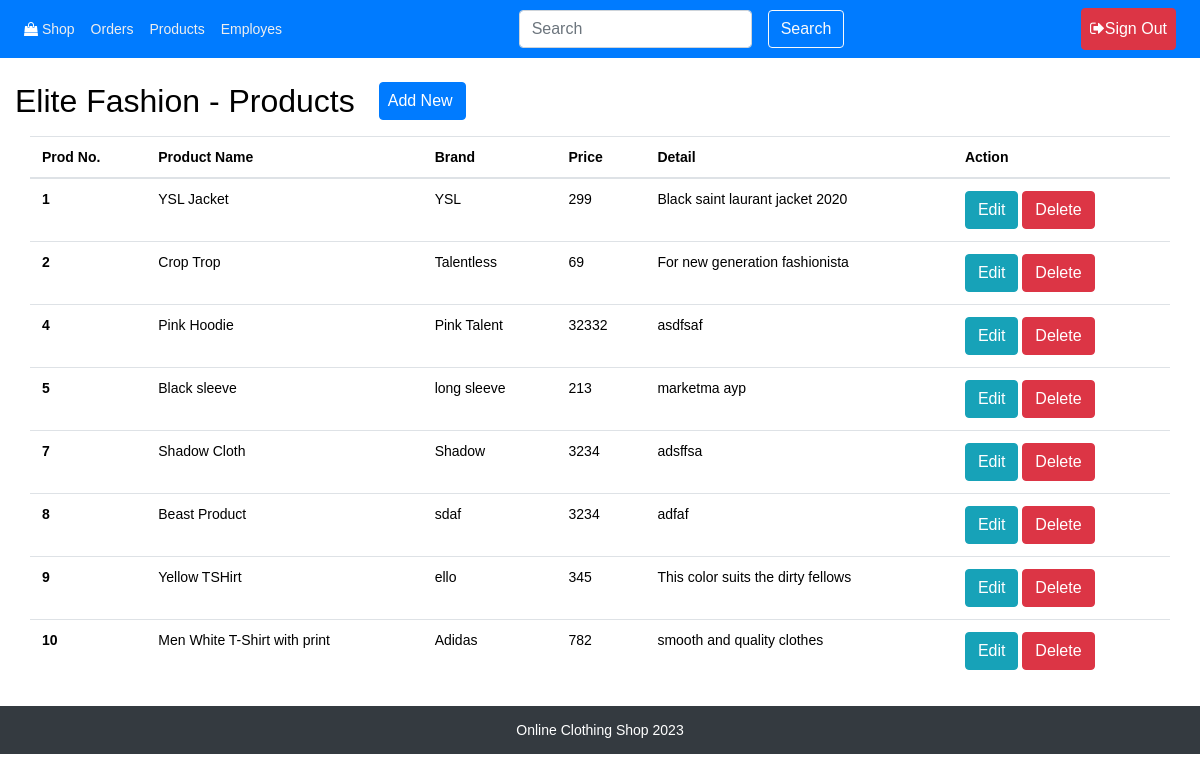
Page /components/product/view-product.php (signed in) on the committed database.
### tables this page shows
CREATE TABLE IF NOT EXISTS `products` (
  `id` int(11) NOT NULL AUTO_INCREMENT,
  `name` varchar(64) NOT NULL,
  `brand` varchar(16) NOT NULL,
  `price` int(32) NOT NULL,
  `detail` varchar(128) NOT NULL,
  `img` varchar(128) NOT NULL,
  PRIMARY KEY (`id`),
  KEY `name` (`name`)
);

### components/product/view-product.php (the view, shortened to what this page needs)
<?php
$path = $_SERVER['DOCUMENT_ROOT'];
$path .= "/boutique/";
require_once($path . 'connect.php');
$ReadSql = "SELECT * FROM `products`";
$res = mysqli_query($connection, $ReadSql);
?>
<?php require($path . 'templates/header.php') ?>
	<div class="container-fluid my-4">
		<div class="row my-2">
			<h2>Elite Fashion - Products</h2>
			<a href="add-product.php"><button type="button" class="btn btn-primary ml-4 pl-2">Add New</button></a>
		</div>
		<table class="table ">
		<thead>
			<tr>
				<th>Prod No.</th>
				<th>Product Name</th>
				<th>Brand</th>
				<th>Price</th>
				<th>Detail</th>
				<th>Action</th>
			</tr>
		</thead>
		<tbody>
		<?php
		while($r = mysqli_fetch_assoc($res)){
		?>
			<tr>
				<th scope="row"><?php echo $r['id']; ?></th>
				<td><?php echo $r['name']; ?></td>
				<td><?php echo $r['brand']; ?></td>
				<td><?php echo $r['price']; ?></td>
				<td><?php echo $r['detail']; ?></td>
				<td>
					<a href="update-product.php?id=<?php echo $r['id']; ?>"><button type="button" class="btn btn-info">Edit</button></a>
					<button type="button" class="btn btn-danger btn-xs" data-toggle="modal" data-target="#myModal<?php echo $r['id']; ?>">Delete</button>
				</td>
			</tr>
		<?php } ?>
		</tbody>
		</table>
	</div>
<?php require($path . 'templates/footer.php') ?>

### templates/header.php (shortened to what this page needs)
<?php
$server = 'http://' . $_SERVER['SERVER_NAME'] . '/boutique/';
?>
<!DOCTYPE html>
<html>
<head>
    <link rel="stylesheet" href="https://maxcdn.bootstrapcdn.com/bootstrap/4.0.0/css/bootstrap.min.css">
    <link href="//maxcdn.bootstrapcdn.com/font-awesome/4.7.0/css/font-awesome.min.css" rel="stylesheet">
    <link rel="stylesheet" href="<?php echo $server; ?>css/style.css" >
</head>
<body>
<header>
	<nav class="navbar navbar-expand-lg navbar-dark bg-primary">
		<div class="navbar-collapse collapse justify-content-between">
			<ul class="navbar-nav" id="navbar">
				<li class="nav-item active">
					<a class="nav-link" href="<?php echo $server; ?>index.php"><i class="fa fa-shopping-bag text-white"></i> Shop</a>
				</li>
				<?php if (isset($_SESSION['loggedin']) && $_SESSION['loggedin'] == true ){if( $_SESSION['role'] == 'admin') {
					?><li class="nav-item">
					<a class="nav-link" href="\boutique\components\order\vieword.php">Orders</a>
				</li>
					<li class="nav-item">
						<a class="nav-link" href="<?php echo $server; ?>components/product/view-product.php">Products</a>
					</li>
					<li class="nav-item">
						<a class="nav-link" href="\boutique\components\employee\viewempl">Employes</a>
					</li>
					<?php }}
            				?>
			</ul>
			<ul class="navbar-nav">
				<div class="d-flex my-2 my-lg-0">
				    <input id="searchInput" class="form-control mr-sm-2" type="search" placeholder="Search" aria-label="Search">
				    <button id="searchBtn"class="btn btn-outline-light m-2 my-sm-0" type="button">Search</button>
				</div>
			</ul>
			<ul class="navbar-nav">
				<?php
				if (isset($_SESSION['loggedin']) && $_SESSION['loggedin'] == true) { ?>
					<li class="nav-item mr-sm-2">
						<a class="nav-link btn btn-danger text-white" href="<?php echo $server; ?>logout.php"><span><i class="fa fa-sign-out text-white"></i></span>Sign Out</a>
					</li>
				<?php } else { ?>
				    <li class="nav-item mr-sm-2">
						<a class="nav-link btn btn-primary text-white" href="<?php echo $server; ?>login.php"><span><i class="fa fa-sign-in text-white"></i></span> Sign In</a>
					</li>
				<?php } ?>
			</ul>
		</div>
	</nav>
</header>
<div class="container-fluid">

### templates/footer.php (shortened to what this page needs)
	<div class="row bg-dark justify-content-center mt-4 py-3">
		<footer class="text-white"> Online Clothing Shop 2023</footer>
	</div>
</div>
</body>
</html>

### css/style.css (style rules this page uses)
* { color: black; }
#navbar li a { color: #eee; }

### templates/header.php (style rules this page uses)
body { font: 14px sans-serif; }

### rows in the picture
products: id "1", name "YSL Jacket", brand "YSL", price "299", detail "Black saint laurant jacket 2020"
products: id "2", name "Crop Trop", brand "Talentless", price "69", detail "For new generation fashionista"
products: id "4", name "Pink Hoodie", brand "Pink Talent", price "32332", detail "asdfsaf"
products: id "5", name "Black sleeve", brand "long sleeve", price "213", detail "marketma ayp"
products: id "7", name "Shadow Cloth", brand "Shadow", price "3234", detail "adsffsa"
products: id "8", name "Beast Product", brand "sdaf", price "3234", detail "adfaf"
products: id "9", name "Yellow TSHirt", brand "ello", price "345", detail "This color suits the dirty fellows"
products: id "10", name "Men White T-Shirt with print", brand "Adidas", price "782", detail "smooth and quality clothes"
